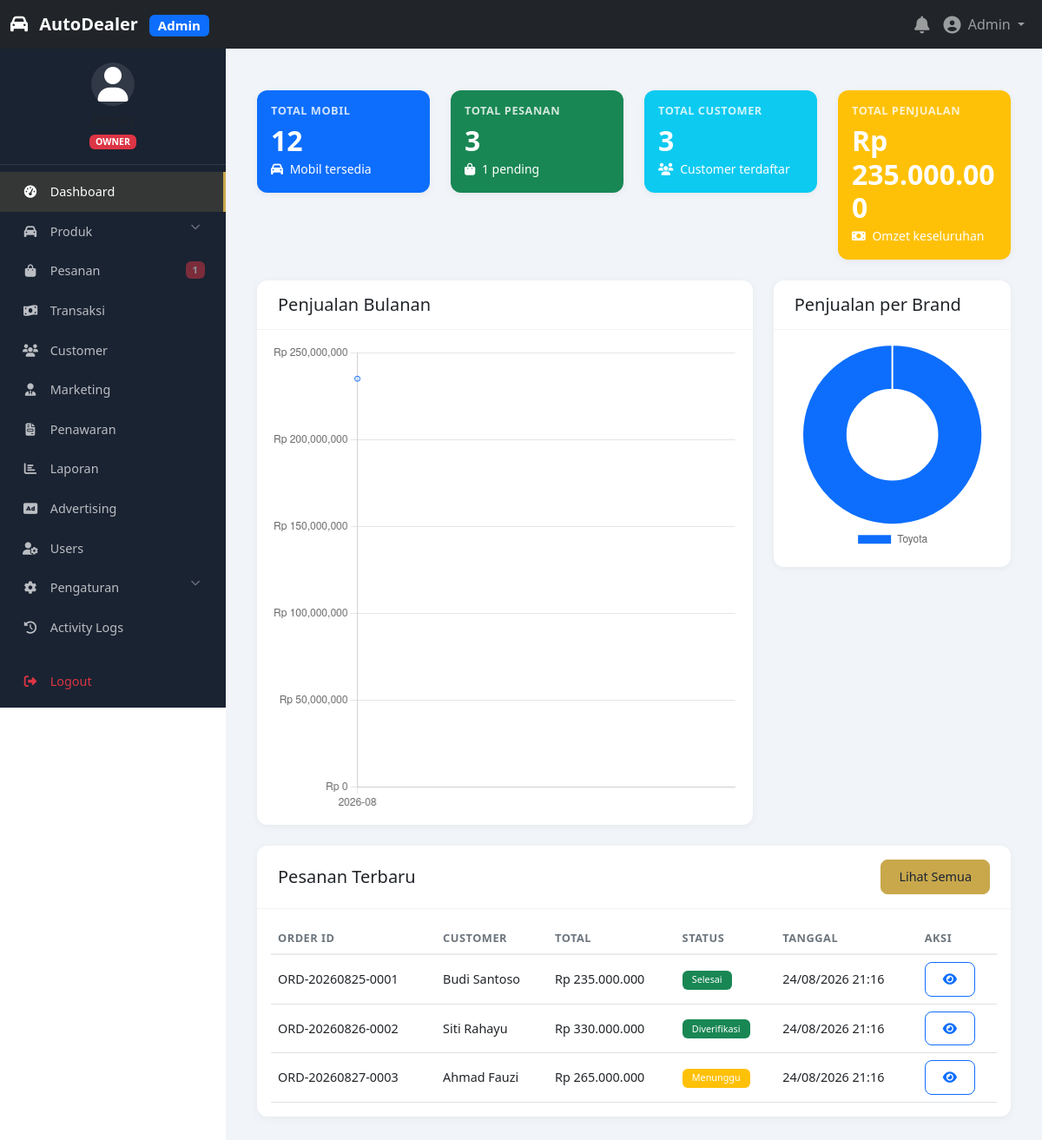
/admin/index.php (signed in), run on the app's committed database.
### tables this page shows
CREATE TABLE IF NOT EXISTS users (
    id INT PRIMARY KEY AUTO_INCREMENT,
    username VARCHAR(50) UNIQUE DEFAULT NULL,
    email VARCHAR(100) UNIQUE NOT NULL,
    password VARCHAR(255) NOT NULL,
    first_name VARCHAR(50) DEFAULT NULL,
    last_name VARCHAR(50) DEFAULT NULL,
    phone VARCHAR(20) DEFAULT NULL,
    avatar VARCHAR(255) DEFAULT NULL,
    role ENUM('owner', 'supervisor', 'marketing', 'customer') DEFAULT 'customer',
    status ENUM('active', 'inactive', 'suspended') DEFAULT 'active',
    last_login DATETIME DEFAULT NULL,
    remember_token VARCHAR(255) DEFAULT NULL,
    created_at TIMESTAMP DEFAULT CURRENT_TIMESTAMP,
    updated_at TIMESTAMP DEFAULT CURRENT_TIMESTAMP ON UPDATE CURRENT_TIMESTAMP,
    INDEX idx_email (email),
    INDEX idx_username (username),
    INDEX idx_role (role),
    INDEX idx_status (status)
);

CREATE TABLE IF NOT EXISTS orders (
    id INT PRIMARY KEY AUTO_INCREMENT,
    order_number VARCHAR(30) UNIQUE NOT NULL,
    customer_id INT NOT NULL,
    marketing_id INT DEFAULT NULL,
    total_amount DECIMAL(15,2) NOT NULL,
    discount DECIMAL(15,2) DEFAULT 0,
    final_amount DECIMAL(15,2) NOT NULL,
    payment_method ENUM('cash', 'credit', 'transfer') DEFAULT 'cash',
    down_payment DECIMAL(15,2) DEFAULT NULL,
    installment_tenor INT DEFAULT NULL,
    status ENUM('pending', 'processing', 'waiting_payment', 'verified', 'completed', 'cancelled') DEFAULT 'pending',
    notes TEXT DEFAULT NULL,
    order_date DATETIME DEFAULT CURRENT_TIMESTAMP,
    created_at TIMESTAMP DEFAULT CURRENT_TIMESTAMP,
    updated_at TIMESTAMP DEFAULT CURRENT_TIMESTAMP ON UPDATE CURRENT_TIMESTAMP,
    FOREIGN KEY (customer_id) REFERENCES customers(id) ON DELETE CASCADE,
    FOREIGN KEY (marketing_id) REFERENCES marketing(id) ON DELETE SET NULL,
    INDEX idx_order_number (order_number),
    INDEX idx_customer (customer_id),
    INDEX idx_status (status),
    INDEX idx_date (order_date)
);

CREATE TABLE IF NOT EXISTS customers (
    id INT PRIMARY KEY AUTO_INCREMENT,
    user_id INT DEFAULT NULL,
    full_name VARCHAR(100) NOT NULL,
    email VARCHAR(100) UNIQUE NOT NULL,
    phone VARCHAR(20) NOT NULL,
    address TEXT DEFAULT NULL,
    city VARCHAR(50) DEFAULT NULL,
    province VARCHAR(50) DEFAULT NULL,
    postal_code VARCHAR(10) DEFAULT NULL,
    status ENUM('active', 'inactive') DEFAULT 'active',
    marketing_id INT DEFAULT NULL,
    source VARCHAR(50) DEFAULT NULL,
    created_at TIMESTAMP DEFAULT CURRENT_TIMESTAMP,
    updated_at TIMESTAMP DEFAULT CURRENT_TIMESTAMP ON UPDATE CURRENT_TIMESTAMP,
    FOREIGN KEY (user_id) REFERENCES users(id) ON DELETE SET NULL,
    FOREIGN KEY (marketing_id) REFERENCES marketing(id) ON DELETE SET NULL,
    INDEX idx_email (email),
    INDEX idx_phone (phone),
    INDEX idx_marketing (marketing_id),
    INDEX idx_status (status)
);

### admin/index.php (the view, shortened to what the rows shown need)
<?php
require_once '../config/config.php';
require_once '../includes/functions.php';
$auth->requireRole(['owner', 'supervisor', 'marketing']);
include 'includes/admin-header.php';
$db = Database::getInstance();
$stats = [];
$stmt = $db->query("SELECT COUNT(*) as total FROM products WHERE status = 'available'");
$stats['products'] = $stmt->fetch()['total'];
$stmt = $db->query("SELECT COUNT(*) as total FROM orders");
$stats['orders'] = $stmt->fetch()['total'];
$stmt = $db->query("SELECT COUNT(*) as total FROM orders WHERE status = 'pending'");
$stats['pending_orders'] = $stmt->fetch()['total'];
$stmt = $db->query("SELECT COUNT(*) as total FROM customers");
$stats['customers'] = $stmt->fetch()['total'];
$stmt = $db->query("SELECT SUM(final_amount) as total FROM orders WHERE status = 'completed'");
$stats['revenue'] = $stmt->fetch()['total'] ?? 0;
$stmt = $db->prepare("
    SELECT DATE_FORMAT(order_date, '%Y-%m') as month,
           COUNT(*) as count,
           SUM(final_amount) as total
    FROM orders
    WHERE status = 'completed' AND order_date >= DATE_SUB(NOW(), INTERVAL 6 MONTH)
    GROUP BY month
    ORDER BY month
");
$stmt->execute();
$monthlySales = $stmt->fetchAll();
$stmt = $db->prepare("
    SELECT b.name, COUNT(oi.id) as count, SUM(oi.price * oi.quantity) as total
    FROM order_items oi
    JOIN orders o ON oi.order_id = o.id
    JOIN products p ON oi.product_id = p.id
    JOIN brands b ON p.brand_id = b.id
    WHERE o.status = 'completed'
    GROUP BY b.id
    ORDER BY total DESC
    LIMIT 5
");
$stmt->execute();
$brandSales = $stmt->fetchAll();
$stmt = $db->prepare("
    SELECT o.*, c.full_name as customer_name
    FROM orders o
    JOIN customers c ON o.customer_id = c.id
    ORDER BY o.created_at DESC
    LIMIT 10
");
$stmt->execute();
$recentOrders = $stmt->fetchAll();
?>
<div class="row">
    <div class="col-md-3">
        <div class="card stat-card bg-primary text-white">
            <div class="card-body">
                <h2 class="mb-0"><?= number_format($stats['products']) ?></h2>
            </div>
        </div>
    </div>
    <div class="col-md-3">
        <div class="card stat-card bg-success text-white">
            <div class="card-body">
                <h6 class="card-title">Total Pesanan</h6>
                <h2 class="mb-0"><?= number_format($stats['orders']) ?></h2>
                <small><i class="fas fa-shopping-bag me-1"></i> <?= number_format($stats['pending_orders']) ?> pending</small>
            </div>
        </div>
    </div>
    <div class="col-md-3">
        <div class="card stat-card bg-info text-white">
            <div class="card-body">
                <h2 class="mb-0"><?= number_format($stats['customers']) ?></h2>
            </div>
        </div>
    </div>
    <div class="col-md-3">
        <div class="card stat-card bg-warning text-white">
            <div class="card-body">
                <h2 class="mb-0"><?= formatCurrency($stats['revenue']) ?></h2>
            </div>
        </div>
    </div>
</div>
<div class="row mt-4">
    <div class="col-12">
        <div class="card">
            <div class="card-body">
                <div class="table-responsive">
                    <table class="table table-hover">
                        <thead>
                            <tr>
                                <th>Order ID</th>
                                <th>Customer</th>
                                <th>Total</th>
                                <th>Status</th>
                                <th>Tanggal</th>
                                <th>Aksi</th>
                            </tr>
                        </thead>
                        <tbody>
                            <?php foreach ($recentOrders as $order): ?>
                                <tr>
                                    <td><?= escape($order['order_number']) ?></td>
                                    <td><?= escape($order['customer_name']) ?></td>
                                    <td><?= formatCurrency($order['final_amount']) ?></td>
                                    <td>
                                        <span class="badge bg-<?= getStatusBadge($order['status']) ?>">
                                            <?= getStatusLabel($order['status']) ?>
                                        </span>
                                    </td>
                                    <td><?= formatDate($order['created_at']) ?></td>
                                    <td>
                                        <a href="orders/detail.php?id=<?= $order['id'] ?>" class="btn btn-sm btn-outline-primary">
                                            <i class="fas fa-eye"></i>
                                        </a>
                                    </td>
                                </tr>
                            <?php endforeach; ?>
                        </tbody>
                    </table>
                </div>
            </div>
        </div>
    </div>
</div>
<script>
// Monthly Sales Chart
const ctx1 = document.getElementById('monthlySalesChart').getContext('2d');
new Chart(ctx1, {
    type: 'line',
    data: {
        labels: <?= json_encode(array_column($monthlySales, 'month')) ?>,
        datasets: [{
            label: 'Total Penjualan',
            data: <?= json_encode(array_column($monthlySales, 'total')) ?>,
            borderColor: '#0d6efd',
            backgroundColor: 'rgba(13, 110, 253, 0.1)',
            tension: 0.4,
            fill: true
        }]
    },
    options: {
        responsive: true,
        plugins: {
            legend: {
                display: false
            }
        },
        scales: {
            y: {
                beginAtZero: true,
                ticks: {
                    callback: function(value) {
                        return 'Rp ' + value.toLocaleString();
                    }
                }
            }
        }
    }
});
// Brand Sales Chart
const ctx2 = document.getElementById('brandSalesChart').getContext('2d');
new Chart(ctx2, {
    type: 'doughnut',
    data: {
        labels: <?= json_encode(array_column($brandSales, 'name')) ?>,
        datasets: [{
            data: <?= json_encode(array_column($brandSales, 'count')) ?>,
            backgroundColor: ['#0d6efd', '#198754', '#ffc107', '#dc3545', '#6f42c1']
        }]
    },
    options: {
        responsive: true,
        plugins: {
            legend: {
                position: 'bottom'
            }
        }
    }
});
</script>
<?php include 'includes/admin-footer.php'; ?>

### admin/includes/admin-header.php (shortened to what the rows shown need)
<?php
require_once dirname(__DIR__, 2) . '/config/config.php';
require_once dirname(__DIR__, 2) . '/includes/functions.php';
$user = $auth->getCurrentUser();
?>
<!DOCTYPE html>
<html lang="id">
<head>
    <link href="https://cdn.jsdelivr.net/npm/bootstrap@5.3.0/dist/css/bootstrap.min.css" rel="stylesheet">
    <link rel="stylesheet" href="https://cdnjs.cloudflare.com/ajax/libs/font-awesome/6.5.0/css/all.min.css">
    <link rel="stylesheet" href="<?= ASSETS_URL ?>css/admin.css?v=<?= time() ?>">
    <link rel="stylesheet" href="<?= ASSETS_URL ?>css/responsive.css?v=<?= time() ?>">
</head>
<body>
    <nav class="navbar navbar-expand-lg navbar-dark bg-dark fixed-top">
        <div class="container-fluid">
            <div class="collapse navbar-collapse" id="adminNavbar">
                <ul class="navbar-nav ms-auto align-items-center">
                    <li class="nav-item dropdown">
                        <a class="nav-link dropdown-toggle" href="#" data-bs-toggle="dropdown">
                            <i class="fas fa-user-circle fa-lg me-1"></i>
                            <?= escape($user['first_name'] ?? $user['username'] ?? 'User') ?>
                        </a>
                    </li>
                </ul>
            </div>
        </div>
    </nav>
    <div class="admin-wrapper">
        <?php include 'admin-sidebar.php'; ?>
        <div class="admin-content">
            <div class="container-fluid py-4">

### admin/includes/admin-sidebar.php (shortened to what the rows shown need)
<?php
$user = $auth->getCurrentUser();
$role = $user['role'];
?>
<nav class="admin-sidebar">
    <div class="sidebar-user text-center py-3">
        <small class="text-muted">
            <span class="badge bg-<?= $role == 'owner' ? 'danger' : ($role == 'supervisor' ? 'warning' : 'info') ?>">
                <?= strtoupper($role) ?>
            </span>
        </small>
    </div>
</nav>

### data on the page
users: first_name "Admin", role "OWNER"
orders: marketing "1", order_number "ORD-20260827-0003", customer.full_name "Ahmad Fauzi", final_amount "Rp 265.000.000", status "Menunggu", created_at "24/08/2026 21:16"
orders: order_number "ORD-20260825-0001", customer.full_name "Budi Santoso", final_amount "Rp 235.000.000", status "Selesai", created_at "24/08/2026 21:16"
orders: order_number "ORD-20260826-0002", customer.full_name "Siti Rahayu", final_amount "Rp 330.000.000", status "Diverifikasi", created_at "24/08/2026 21:16"

### other printed values
$pending "1"
$stats['products'] "12"
$stats['orders'] "3"
$stats['customers'] "3"
formatCurrency($stats['revenue']) "Rp 235.000.000"
chart data {{ json_encode(array_column($monthlySales, 'month')) }} ["2026-08"]
chart data {{ json_encode(array_column($monthlySales, 'total')) }} ["235000000.00"]
chart data {{ json_encode(array_column($brandSales, 'name')) }} ["Toyota"]
